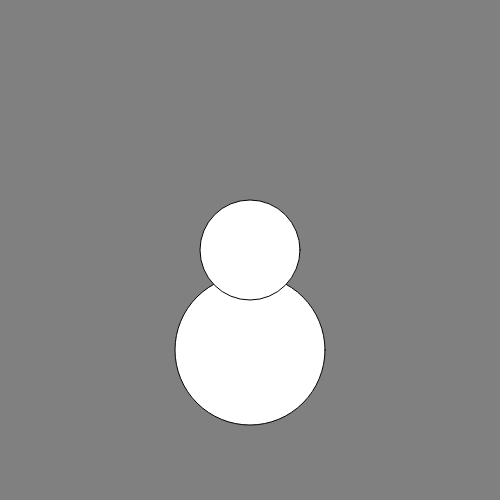
Frame 1 (no input)
Frame 60 (no input): identical to frame 1, image omitted
Frame 120 (the mouse pressed at the canvas centre since frame 60): identical to frame 1, image omitted

The p5.js sketch that drew this single still picture (run headless with seeded random() and noise() and a simulated clock; from frame 60 on, the mouse is pressed at the canvas centre):

// p5.js sketch
// ── sketch.js
function setup() {
  createCanvas(500, 500);
}

function draw() {
  background('gray');
  ellipse(width/2, height/2 + 100, 150, 150);
  ellipse(width/2, height/2, 100, 100);

}
